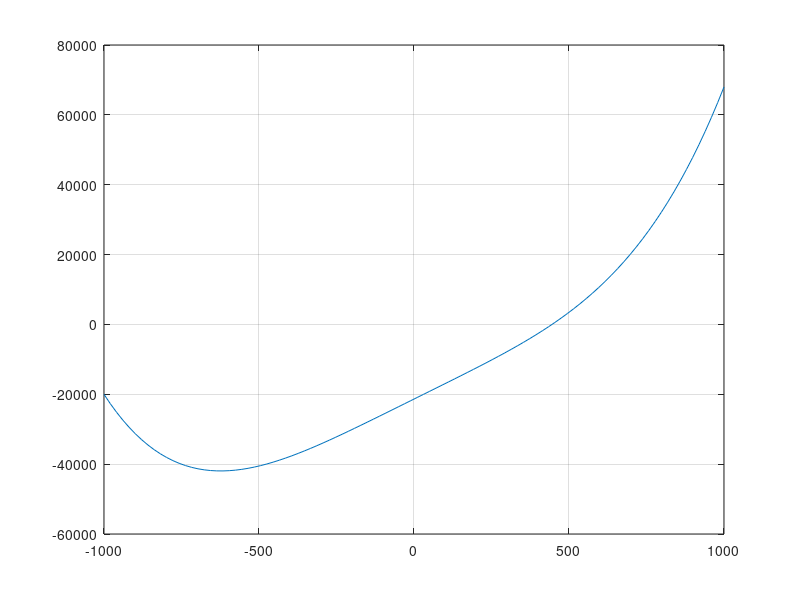

The MATLAB source for this figure: (Note: this script raises an error after producing the figure.)
%% Exercise 1a
f = @(x) tan(x) - x + 1;
x = linspace(0, 3*pi);
y = f(x);
plot(x,y), grid on
x = fzero(f, 4.4744)
x = fzero(f, 7.7112)

%% Exercise 1b
f = @(x) sin(x) -0.3*exp(x);
x = linspace(0,2);
y = f(x);
plot(x,y), grid on
x1 = fzero(f, 0.57)
x2 = fzero(f, 1.10)

%% Exercise 1c
f = @(x) 0.1*x.^3 - 5*x.^2 -x +exp(-x)
x = linspace(0, 2);
y = f(x);
plot(x,y), grid on
x1 = fzero(f, 0.32323)

%% Exercise 2
%f  = @(d) 1 - 4*(sqrt(3^2+d.^2)-3)*(d/sqrt(3^2+d.^2))
f = @(d) 4*(sqrt(d.^2 + 9) -3).*d - (sqrt(d.^2 + 9))
d = linspace(-10,10);
y = f(d);
ylim([0, 103])
plot(d,y);
grid on
d1 = fzero(f,2)


%% Exercise 3
% Output: f, value of function at v
n = 2;
R=0.0820578;
a=3.640; b=0.04267; %carbon dioxide
P=100;
T=500;

f = @(x) n*R*T./(x-n*b)-a*(n.^2 ./ x.^2) - P;
y=f(x);

x=linspace(0,3);
plot(x, y)
grid on
ylim([-80,80])
volume = fzero(f,0.7272)

%% Exercise 4
r = 1;
Pp = 700;
Pv = 1000;
g = 9.81;
x = linspace(-1,3);
bWeight = (pi*4*r.^3)/3 * Pp;
%V = pi*x.*(x-(x.^2)/3);
f = @(x) Pv*g*pi*(x.*(x-(x.^2)/3)) - bWeight;
y = f(x);
plot(x,y)
grid on
x1 = fzero(f, -0.3)
x2 = fzero(f, 0.3)


%% Exercise 5
k = 1.2;
e = 0.8;
T0 = 625;
%T1 = 
Tair = 300;
h  = 20;
o = 5.67*1e-8;
deltaX = 0.05;
x = linspace(-1000,1000)
f = @ (x) (e*o).*(x.^4 - Tair.^4) + h.*(x-Tair) - (k/deltaX).*(T0 - x)
y = f(x);
plot(x,y), grid on
T1 = fzero(f, 434)



%% Excercise 6 
syms x
f = x.^2/(x-1)
df = diff(f,x)
df2 = diff(f,x,2)

%% Exercise 7
syms x 
f = log(x)
tf = taylor(f,x,1,'order',5)

%% Exercise 8
%a)
syms x
f = @(x) -exp(-x).*sin(4*x)
g = @(x) -1*(-exp(-x).*sin(4*x)) %the reversed f function
%syms x
df = diff(f,x); %derive
a = solve(df,x); %find max/min
d2f = diff(f,x,2); %second deriv
x0 = 0.3333;
x1 = 1.909;
x2 = 1.121;

fmin = fminsearch(f, x0) %local
fmin2 = fminsearch(f, x1) %global
fmax = fminsearch(g, x2) % maxima
ymin = f(fmin)
ymin2 = f(fmin2)
ymax = g(fmax)

y = f(x);
xv = linspace(0,3);
fv = subs(y,x,xv);
plot(xv,fv) % plot f(x)
hold on
fv1 = subs(df,x,xv);
plot(xv,fv1,'-.'), grid on %plot deriv

% hold on
% fv2 = subs(d2f,x,xv);  %second derivetive
% plot(xv,fv2)

%% Exercise 8 b)
f = @(x) cos(2*x) + sin(x) + exp(-x.^2)
g = @(x) -1*(cos(2*x) + sin(x) + exp(-x.^2))
syms x
x0 = -1.596; % global min
x1 = 1.636; % local min
x2 = 0.1818; % maximum
fmin = fminsearch(f, x0) %local
fmin2 = fminsearch(f, x1) %global
fmax = fminsearch(g, x2) % maxima
ymin = f(fmin)
ymin2 = f(fmin2)
ymax = -1*g(fmax)
df = diff(f,x); %derive
a = solve(df,x); %find max/min
d2f = diff(f,x,2);
xv = linspace(-2,2);
y = f(x);
fv = subs(y,x,xv);
plot(xv,fv)
hold on
fv1 = subs(df,x,xv);
plot(xv,fv1,'-.'), grid on %plot deriv

%% Exercise 8 c
f = @(x) 1/((x-3).^2 + 1) - x./((x-1).^2 + 0.1)
g = @(x) -1*(1/(x-3).^2 - x./((x-1).^2 +0.1))
syms x
df = diff(f,x); %derive
a = solve(df,x); %find max/min
%d2f = diff(f,x,2);
x0 = 1.061; % global min
%x1 = 1.636; % local min
x2 = 3.485; % maximum
fmin = fminsearch(f, x0) %local
%fmin2 = fminsearch(f, x1) %global
fmax = fminsearch(g, x2) % maxima
ymin = f(fmin)
%ymin2 = f(fmin2)
ymax = -1*g(fmax)
xv = linspace(0,5);
y = f(x);
fv = subs(y,x,xv);
plot(xv,fv)
hold on
fv1 = subs(df,x,xv);
plot(xv,fv1,'-.'), grid on % plot deriv

%% Exercise 10
syms x
f = @(x) x^2.*sin(x)
y = f(x);
I1 = int(y,x)

%% Exercise 11
syms x
f = @(x) x.*sin(x.^2)
y = f(x);
I1 = int(f,x,0,10)

I2 = quad(f,0,10)

%% Exercise 12
t = 0:0.01:3;
x = t.*cos(5*t); %x(t)
y = sin(3*t); % y(t)
plot(x,y), grid on
f = @(t) sqrt((cos(5*t)-5*t.*sin(5*t)).^2 + 3.*cos(3*t).^2); % function for curve length
L = quad(f,0,3) %integral of curve length - calculating length

%%
% Exercise 13
t = 0:0.1:2*pi;
x = 8.*cos(t);
y = sin(t);
plot(x,y), grid on
f = @(t) sqrt((-8.*sin(t)).^2 + cos(t).^2)
L = quad(f,0,2*pi,1e-15)
a = 1;
b = 8;
L1 = pi*(a + b + ((3*a+b).^2 / (10*(a+b) + sqrt(a.^2 + 14*a*b + b.^2))))
LError = L1 / L
%%***
%%
%%Exercise 14
x = linspace(-65, 65);
f = @(x) c.*x.^2
c = 0.0084;
y = f(x);
plot(x,y),grid on

fx = @(x) sqrt(1 +(2*c.*x).^2);
L = quad(fx,-65,65,1e-15)



%% Exercise 15
% x = 0:0.01:3;
syms x
f = @(x) 0.02*sin(4*pi*x)
F = quad(f,0,3,1e-12)

%%

%%Exercise 16
syms x
%x = 0:1:5;
c = @(t) cos((pi.*t.^2)./2);
s = @(t) sin((pi.*t.^2)./2);
C = quad(c,0,5,1e-10)
S = quad(s,0,5,1e-10)
%% Exercise 1 Several Variables _______________________________________
% a )

x = -2:0.1:2;
y = -2:0.1:2;
[X,Y] = meshgrid(x,y);
Z = sin(X.^2 + Y.^2);
mesh(X,Y,Z) % plot
xlabel('x'), ylabel('y'), zlabel('z')

%% Exercise 1 b)
r = 0:0.1:2;
theta = linspace(0,2*pi,40);
[R,THETA] = meshgrid(r,theta); % generate gridmatrices
X = R.*cos(THETA);
Y = R.*sin(THETA);
Z = sin(X.^2 + Y.^2);
mesh(X,Y,Z) % plot
xlabel('x'), ylabel('y'), zlabel('z')

%% Exercise 1 c)
Z = sin(X.^2 + Y.^2);